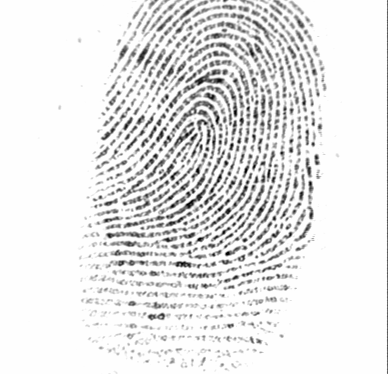
#> input picture wrong_print1.tif, 388 x 374 px
$ python prf_user.py   (older library calls are emulated)
#> lines starting #> are read from the running program, lines starting #| are printed output that depends on the picture; long printed decimals are rounded
import cv2
import numpy as np
import pickle
import hashlib

def gabor_filter(image, wavelength, orientation, kernel_size):
    kernel = cv2.getGaborKernel((kernel_size, kernel_size), wavelength, orientation, kernel_size/3, 0.5, 0, ktype=cv2.CV_32F)
    filtered = cv2.filter2D(image, cv2.CV_8UC1, kernel)
    return filtered

image = cv2.imread('wrong_print1.tif', 0)
#> image is the input picture: shape (374, 388); min 1, max 254, mean 231

# Apply Gabor filter
wavelengths = [10, 20, 30]
orientations = [0, 45, 90, 135]
kernel_size = 9
features = []
final_values = []
for wavelength in wavelengths:
    for orientation in orientations:
        filtered = gabor_filter(image, wavelength, orientation, kernel_size)
        features.append(filtered)
        final_values.append((wavelength,orientation))
#> this loop made 3 passes
#> pass 1, in gabor_filter, `filtered = cv2.filter2D(image, cv2.CV_8UC1, kernel)`:
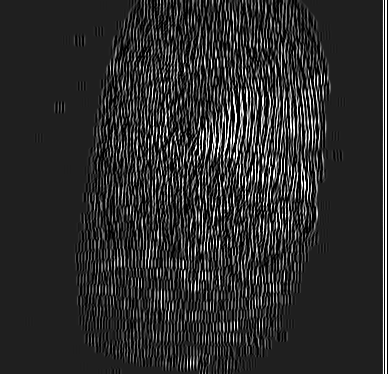
#> filtered: shape (374, 388); min 0, max 255, mean 43.5
#> pass 1, in gabor_filter (call 2), `filtered = cv2.filter2D(image, cv2.CV_8UC1, kernel)`:
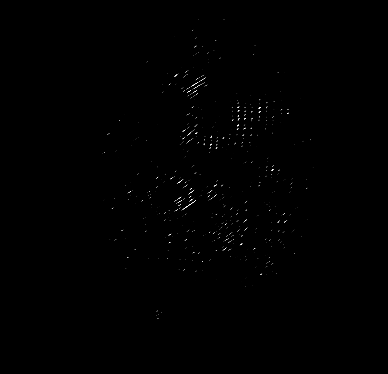
#> filtered: shape (374, 388); min 0, max 255, mean 0.7
#> pass 1, in gabor_filter (call 4), `filtered = cv2.filter2D(image, cv2.CV_8UC1, kernel)`:
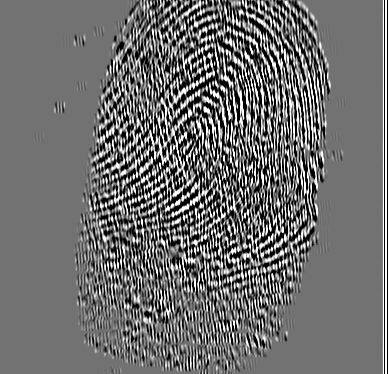
#> filtered: shape (374, 388); min 0, max 255, mean 110.4
#> after the loop, features = 12 items; final_values = [(10, 0), (10, 45), (10, 90), (10, 135), (20, 0), (20, 45), (20, 90), (20, 135), (30, 0), (30, 45), (30, 90), (30, 135)]

features = np.array(features)
cv2.imwrite('test_gabor_image.jpg', features[-4])
print('gabor features',len(features[-4]))
#| gabor features 374
print(final_values[-4])
#| (30, 0)

degree = 10
# Flatten the features and perform Lagrange interpolation to generate the polynomial coefficients
feature_data = np.array([f.flatten() for f in features])
coefficients = np.zeros(degree + 1)
for i in range(len(feature_data)):
    term = feature_data[i]
    for j in range(len(feature_data)):
        if j != i:
            term = term*((i - j) / (i - j))

    m = 11
    x = int(np.ceil(term.size / m))
    diff = (x*11)-len(term)
    term = np.append(term,[0 for i in range(diff)])
    term = np.array(term).reshape((11, int(len(term)/11)))

    term_sum = np.sum(term, axis=1)
    coefficients += term_sum
#> this loop made 12 passes
coefficients /= np.max(coefficients)
#> coefficients = [0.827, 0.865, 0.928, 1, 0.962, 0.923, 0.891, 0.883, 0.862, 0.835, 0.809]
print('coeff : ', coefficients)
#| coeff :  [0.8267 0.8647 0.9276 1.         0.9621 0.9229
#|  0.8908 0.883 0.862 0.835 0.8092]

def store(vault, filename):
    with open(filename, 'wb') as f:
        pickle.dump(vault, f)


def custom_prf(key, data, output_len):
#> called with data = array of shape (11,), output_len = 256
    concatenated = key + data
#> concatenated = [100.8, 200.9, 300.9, 401, 1.96, 2.92, 3.89, 4.88, 5.86, 6.83, 7.81]

    output = b''
    while len(output) < output_len:
        hash_value = hashlib.sha256(concatenated).digest()
        output += hash_value
        concatenated = hash_value

    output = output[:output_len]

    return output


def add_noise(features, key, noise_sd=0.1):
    output_len = 256
    noise = np.frombuffer(custom_prf(key, features, output_len), dtype=np.uint8)
#> noise = 256 values, max 254 at index 147, min 2 at index 50, mean 131.5
    noise = noise[:features.size]
#> noise = [116, 195, 145, 176, 223, 34, 78, 18, 197, 167, 79]
    noise = noise.reshape(features.shape) / 255.0 * noise_sd
#> noise = [0.0455, 0.0765, 0.0569, 0.069, 0.0875, 0.0133, 0.0306, 0.00706, 0.0773, 0.0655, 0.031]
    return features + noise


# Add PRF output to the polynomial coefficients
key = [100, 200, 300, 400, 1, 2, 3, 4, 5, 6, 7]
noisy_coefficients = add_noise(coefficients, key)
#> noisy_coefficients = [0.872, 0.941, 0.984, 1.07, 1.05, 0.936, 0.921, 0.89, 0.939, 0.9, 0.84]

# Store the noisy coefficients in a secure vault
store(noisy_coefficients, 'test_vault.pickle')

$ run again, with wrong_print2.tif copied over wrong_print1.tif
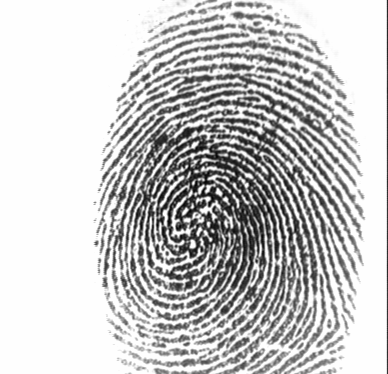
#> input picture wrong_print2.tif, 388 x 374 px
#> image is the input picture: shape (374, 388); min 1, max 254, mean 199.1
#> the loop `for wavelength in wavelengths:` made 3 passes
#> pass 1, in gabor_filter (call 3), `filtered = cv2.filter2D(image, cv2.CV_8UC1, kernel)`:
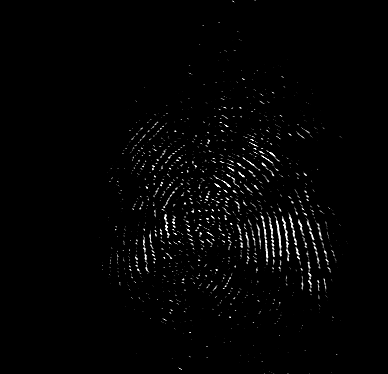
#> filtered: shape (374, 388); min 0, max 255, mean 4
#> pass 1, in gabor_filter (call 4), `filtered = cv2.filter2D(image, cv2.CV_8UC1, kernel)`:
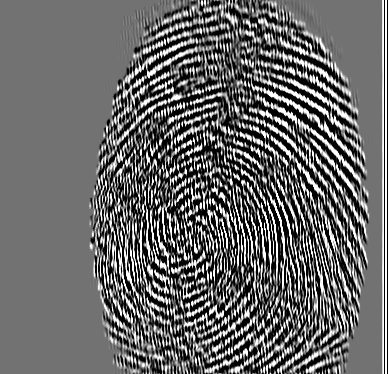
#> filtered: shape (374, 388); min 0, max 255, mean 104.6
#> after the loop `for wavelength in wavelengths:`: features = 12 items; final_values = [(10, 0), (10, 45), (10, 90), (10, 135), (20, 0), (20, 45), (20, 90), (20, 135), (30, 0), (30, 45), (30, 90), (30, 135)]
#| gabor features 374
#| (30, 0)
#> the loop `for i in range(len(feature_data)):` made 12 passes
#> `coefficients /= np.max(coefficients)`: coefficients = [0.693, 0.709, 0.728, 0.769, 0.822, 0.846, 0.969, 1, 0.836, 0.779, 0.73]
#| coeff :  [0.6927 0.709  0.7285 0.7687  0.8225 0.8465
#|  0.9686 1.         0.8364 0.7791 0.7299]
#> concatenated = [100.7, 200.7, 300.7, 400.8, 1.82, 2.85, 3.97, 5, 5.84, 6.78, 7.73]
#> in add_noise, `noise = np.frombuffer(custom_prf(key, features, output_len), dtype=np...`: noise = 256 values, max 255 at index 27, min 3 at index 178, mean 128.2
#> in add_noise, `noise = noise[:features.size]`: noise = [129, 109, 21, 193, 197, 247, 246, 77, 253, 196, 123]
#> in add_noise, `noise = noise.reshape(features.shape) / 255.0 * noise_sd`: noise = [0.0506, 0.0427, 0.00824, 0.0757, 0.0773, 0.0969, 0.0965, 0.0302, 0.0992, 0.0769, 0.0482]
#> noisy_coefficients = [0.743, 0.752, 0.737, 0.844, 0.9, 0.943, 1.07, 1.03, 0.936, 0.856, 0.778]

$ run again, with right_print2.png saved as wrong_print1.tif
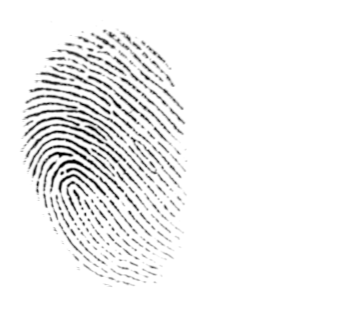
#> input picture right_print2.png, 339 x 327 px
#> image is the input picture: shape (327, 339); min 0, max 255, mean 241.3
#> the loop `for wavelength in wavelengths:` made 3 passes
#> pass 1, in gabor_filter (call 3), `filtered = cv2.filter2D(image, cv2.CV_8UC1, kernel)`:
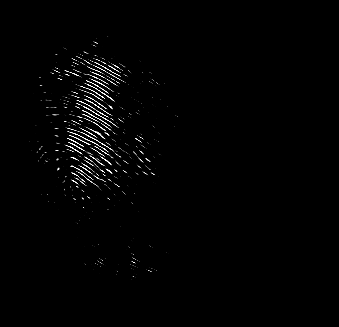
#> filtered: shape (327, 339); min 0, max 255, mean 3.3
#> pass 1, in gabor_filter (call 4), `filtered = cv2.filter2D(image, cv2.CV_8UC1, kernel)`:
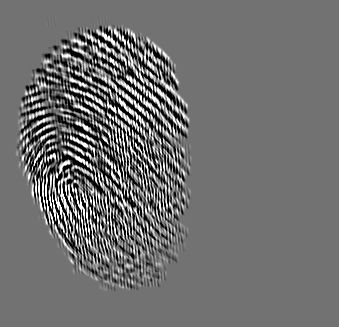
#> filtered: shape (327, 339); min 0, max 255, mean 111.6
#> after the loop `for wavelength in wavelengths:`: features = 12 items; final_values = [(10, 0), (10, 45), (10, 90), (10, 135), (20, 0), (20, 45), (20, 90), (20, 135), (30, 0), (30, 45), (30, 90), (30, 135)]
#| gabor features 327
#| (30, 0)
#> the loop `for i in range(len(feature_data)):` made 12 passes
#> term_sum on passes 2, 6, 10: [0, 53, 230, 5358, 32168, 15694, 3994, 0, 0, 0, 0], [0, 40, 180, 5043, 30173, 14224, 3689, 0, 0, 0, 0], [0, 37, 171, 4984, 29810, 13953, 3633, 0, 0, 0, 0]
#> `coefficients /= np.max(coefficients)`: coefficients = [0.835, 0.876, 0.917, 0.939, 0.967, 0.974, 1, 0.94, 0.861, 0.836, 0.834]
#| coeff :  [0.8351 0.8759 0.9172 0.9386 0.9671 0.9737
#|  1.         0.9404 0.8612 0.8358 0.8337]
#> concatenated = [100.8, 200.9, 300.9, 400.9, 1.97, 2.97, 4, 4.94, 5.86, 6.84, 7.83]
#> in add_noise, `noise = np.frombuffer(custom_prf(key, features, output_len), dtype=np...`: noise = 256 values, max 255 at index 126, min 0 at index 70, mean 137
#> in add_noise, `noise = noise[:features.size]`: noise = [69, 211, 209, 60, 140, 180, 176, 76, 71, 220, 187]
#> in add_noise, `noise = noise.reshape(features.shape) / 255.0 * noise_sd`: noise = [0.0271, 0.0827, 0.082, 0.0235, 0.0549, 0.0706, 0.069, 0.0298, 0.0278, 0.0863, 0.0733]
#> noisy_coefficients = [0.862, 0.959, 0.999, 0.962, 1.02, 1.04, 1.07, 0.97, 0.889, 0.922, 0.907]
